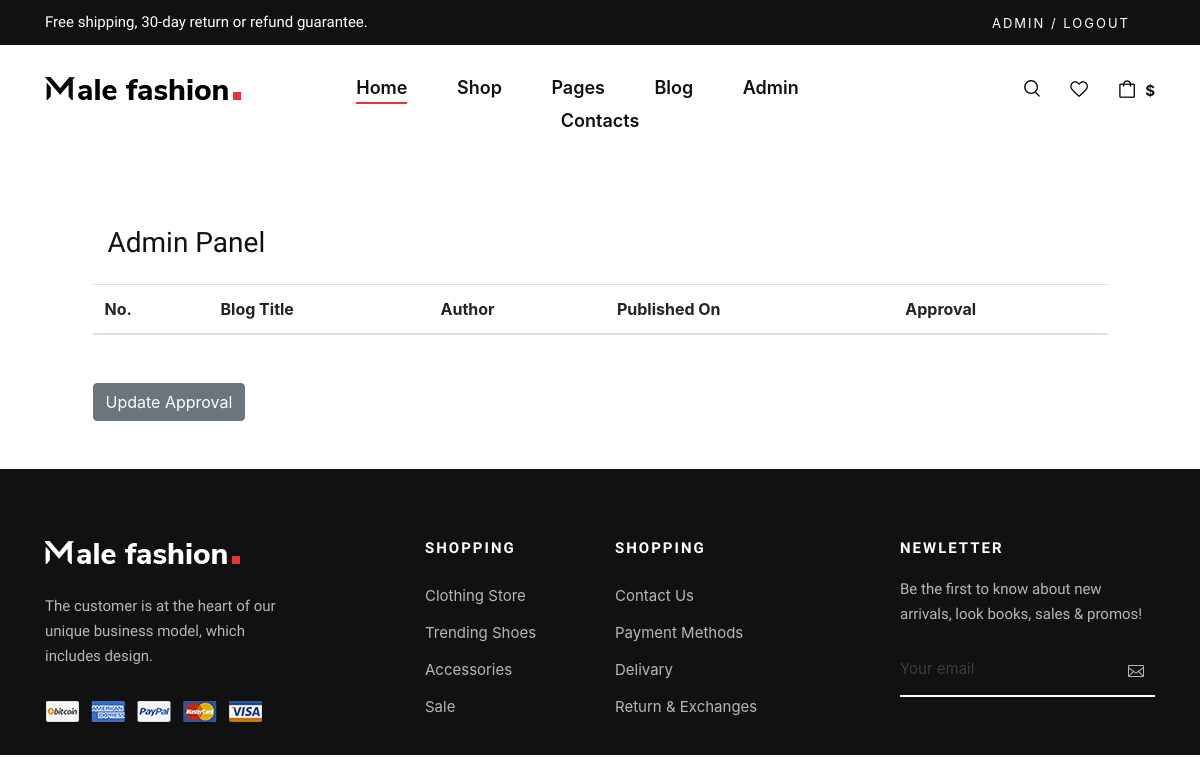
Page /blog/admin_approval (signed in) on the earlier database version.
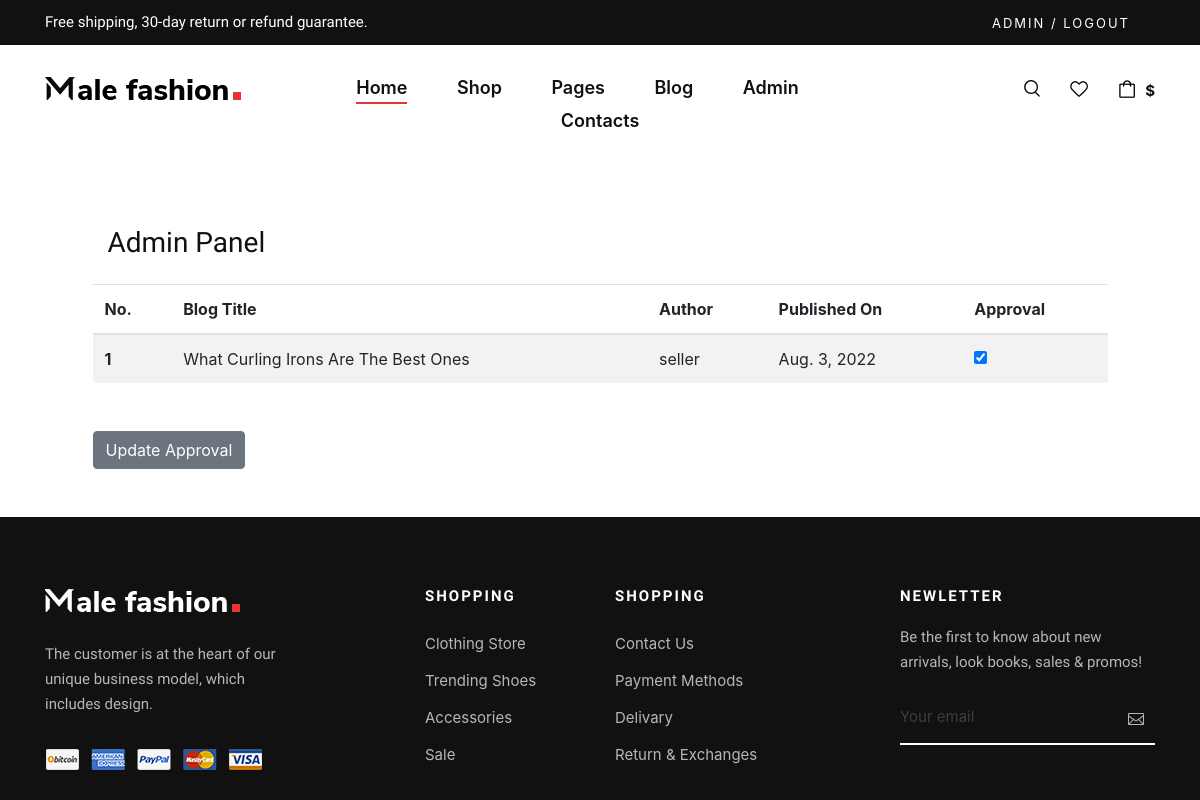
Same page on the later database version.
### blogapp/models.py (models this page shows, shortened)
class Blogs(models.Model):
    user = models.ForeignKey(My_User,on_delete=models.CASCADE)
    profile = models.ForeignKey(Blogger_Profile, on_delete=models.CASCADE,blank=True,null=True)
    title = models.CharField(max_length=255)
    pub_date = models.DateField(auto_now_add=True)
    b_image = models.ImageField(upload_to = 'Blogs')
    images = models.FileField(blank=True)
    descriptions = RichTextField(blank=True,null=True)
    is_approved = models.BooleanField(default=False)
    del_approve = models.BooleanField(default=False)
    count = models.IntegerField(default=0)

### Auths/models.py (models this page shows)
class My_User(AbstractUser):
    email = models.EmailField(unique=True)
    user_type = models.CharField(max_length=255,choices=user_type,default='Buyer Account')
    def __str__(self):
        return self.username

### blogapp/views.py (the view)
# urls.py: path('admin_approval', views.admin_approval, name='admin_approve'),
def admin_approval(request):
    blog_list = Blogs.objects.all().order_by('-pub_date')
    if request.user.is_superuser:
        if request.method == 'POST':
            blog_list.update(is_approved=False)
            id_list = request.POST.getlist('boxes')
            print(id_list)
            for i in id_list:
                Blogs.objects.filter(id=i).update(is_approved=True)
            messages.success(request, "Blog Request Approved")
            return redirect('admin_approve')
        else:
            context = {
                'blog_list': blog_list,
            }
            return render(request, 'blogapp/admin-approval.html',context)
        context = {
            'blog_list': blog_list,
        }
        return render(request, 'blogapp/admin-approval.html',context)
    else:
        messages.success(request,('You are not authorized to view this page'))
    return render(request, 'blogapp/admin-approval.html')

### templates/blogapp/admin-approval.html (shortened to what this page needs)
{% extends "base.html" %} {% load static %} {% block content %}
<!DOCTYPE html>
<html lang="en">
<head>
</head>
<body>
    <div class="container mt-5 mb-5">
        <div class="row d-flex justify-content-center align-items-center h-100">
            <div class="col-lg-12 col-xl-11">
                <div class="col-md-10 col-lg-6 col-xl-5 order-2 order-lg-1">
                    <h3 class='title mb-4'>Admin Panel</h3>
                </div>
                <form method="post">
                    <table class="table table-striped mb-5">
                        <thead>
                            <tr>
                                <th scope="col">No.</th>
                                <th scope="col">Blog Title</th>
                                <th scope="col">Author</th>
                                <th scope="col">Published On</th>
                                <th scope="col">Approval</th>
                            </tr>
                        </thead>
                        <tbody>
                            {% for i in blog_list %}
                            <tr>
                                <th scope="row">{{ forloop.counter }}</th>
                                <td>{{ i.title }}</td>
                                <td>{{ i.user }}</td>
                                <td>{{ i.pub_date }}</td>
                                <td>
                                    {% if i.is_approved %}
                                    <div class="form-check">
                                        <input class="form-check-input" type="checkbox" checked="checked" value={{ i.id }} name='boxes'>
                                    </div>
                                    {% endif %}
                                </td>
                            </tr>
                            {% endfor %}
                        </tbody>
                    </table>
                    <button class="btn btn-secondary" type="submit"> Update Approval </button>
                </form>
            </div>
        </div>
    </div>
</body>
</html>
{% endblock %}

Differences in the rows shown:
added Blogs: title "What Curling Irons Are The Best Ones", user "seller", pub_date "Aug. 3, 2022"
